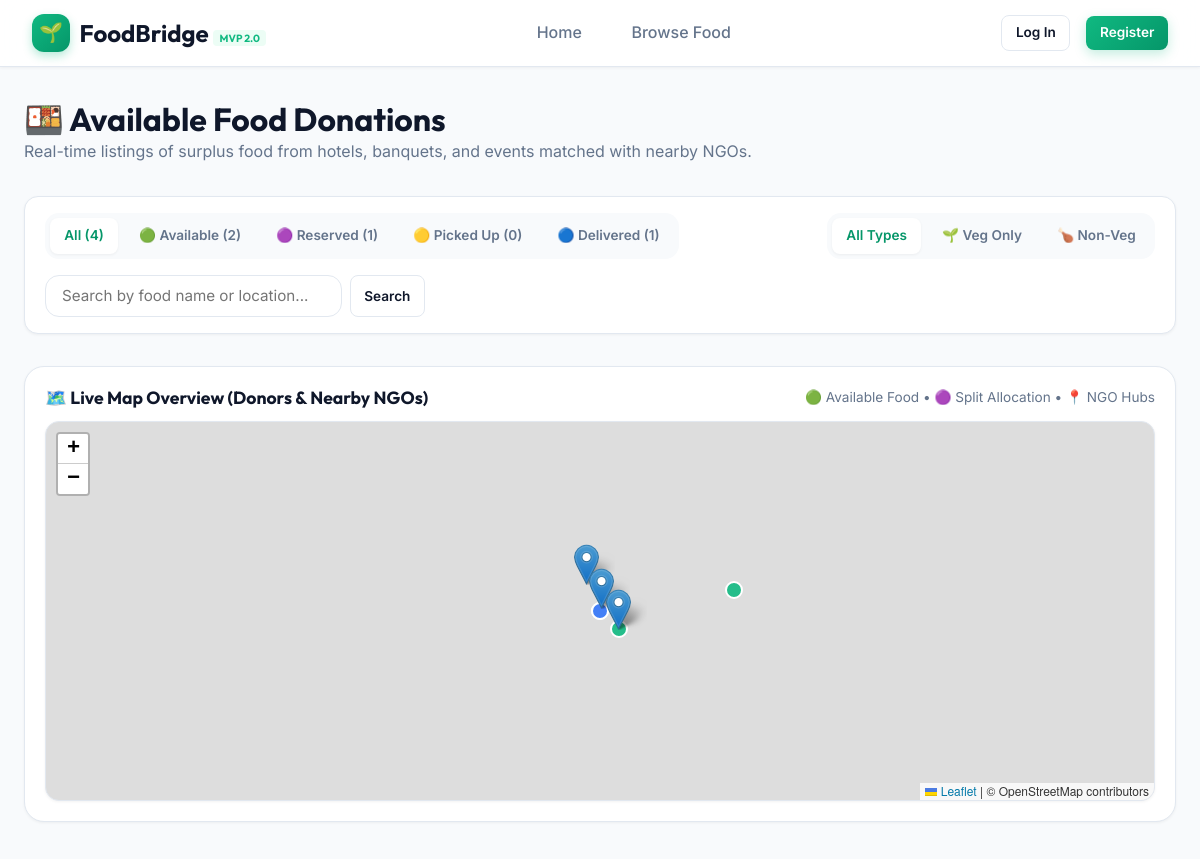
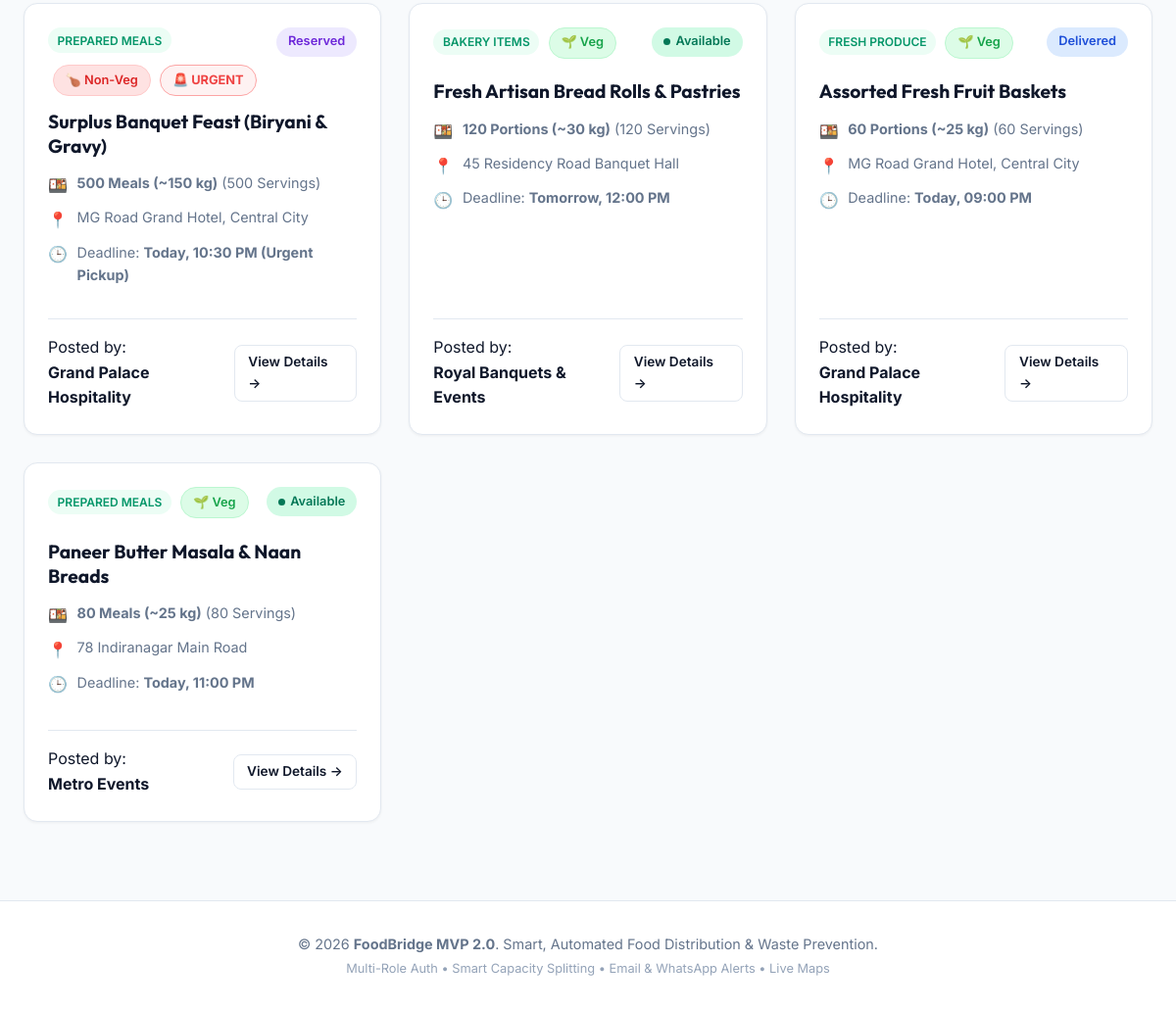
/donations, run on the app's committed database (2 pictures, top to bottom).
### tables this page shows
CREATE TABLE donations (
    id INTEGER PRIMARY KEY AUTOINCREMENT,
    donor_id INTEGER NOT NULL,
    food_name TEXT NOT NULL,
    quantity TEXT NOT NULL,
    food_type TEXT DEFAULT 'Veg' CHECK(food_type IN ('Veg', 'Non-Veg')),
    servings_count INTEGER DEFAULT 50,
    category TEXT DEFAULT 'Prepared Meals',
    location TEXT NOT NULL,
    latitude REAL DEFAULT 12.9716,
    longitude REAL DEFAULT 77.5946,
    pickup_deadline TEXT NOT NULL,
    notes TEXT,
    special_instructions TEXT,
    food_image TEXT,
    status TEXT NOT NULL DEFAULT 'Available' CHECK(status IN ('Available', 'Reserved', 'Picked Up', 'Delivered', 'Completed')),
    ngo_id INTEGER,
    pickup_proof_image TEXT,
    pickup_timestamp TEXT,
    delivery_proof_image TEXT,
    delivery_timestamp TEXT,
    is_urgent INTEGER DEFAULT 0,
    created_at TIMESTAMP DEFAULT CURRENT_TIMESTAMP,
    FOREIGN KEY (donor_id) REFERENCES users (id),
    FOREIGN KEY (ngo_id) REFERENCES users (id)
);

CREATE TABLE users (
    id INTEGER PRIMARY KEY AUTOINCREMENT,
    name TEXT NOT NULL,
    email TEXT UNIQUE NOT NULL,
    password_hash TEXT NOT NULL,
    role TEXT NOT NULL CHECK(role IN ('donor', 'ngo', 'admin')),
    phone TEXT,
    organization TEXT,
    -- NGO Capacity & Location Configuration
    max_meals_per_pickup INTEGER DEFAULT 200,
    daily_capacity INTEGER DEFAULT 500,
    current_capacity_used INTEGER DEFAULT 0,
    capacity_reset_date TEXT DEFAULT '',
    availability TEXT DEFAULT 'Online' CHECK(availability IN ('Online', 'Offline')),
    service_radius_km REAL DEFAULT 10.0,
    latitude REAL DEFAULT 12.9716,
    longitude REAL DEFAULT 77.5946,
    created_at TIMESTAMP DEFAULT CURRENT_TIMESTAMP
);

### app.py (the view)
@app.route('/donations')
def donations():
    status_filter = request.args.get('status', 'all')
    category_filter = request.args.get('category', 'all')
    food_type_filter = request.args.get('type', 'all')
    search_query = request.args.get('q', '').strip()
    db = database.get_db()
    query = '''
        SELECT d.*,
               u_donor.name as donor_name, u_donor.organization as donor_org, u_donor.phone as donor_phone,
               u_ngo.name as ngo_name, u_ngo.organization as ngo_org
        FROM donations d
        JOIN users u_donor ON d.donor_id = u_donor.id
        LEFT JOIN users u_ngo ON d.ngo_id = u_ngo.id
        WHERE 1=1
    '''
    params = []
    if status_filter != 'all':
        query += ' AND d.status = ?'
        params.append(status_filter)
    if category_filter != 'all':
        query += ' AND d.category = ?'
        params.append(category_filter)
    if food_type_filter != 'all':
        query += ' AND d.food_type = ?'
        params.append(food_type_filter)
    if search_query:
        query += ' AND (d.food_name LIKE ? OR d.location LIKE ? OR d.notes LIKE ?)'
        wildcard = f"%{search_query}%"
        params.extend([wildcard, wildcard, wildcard])
    query += ' ORDER BY d.created_at DESC'
    donation_list = db.execute(query, params).fetchall()
    counts = {
        'all': db.execute('SELECT COUNT(*) as c FROM donations').fetchone()['c'],
        'Available': db.execute("SELECT COUNT(*) as c FROM donations WHERE status='Available'").fetchone()['c'],
        'Reserved': db.execute("SELECT COUNT(*) as c FROM donations WHERE status='Reserved'").fetchone()['c'],
        'Picked Up': db.execute("SELECT COUNT(*) as c FROM donations WHERE status='Picked Up'").fetchone()['c'],
        'Delivered': db.execute("SELECT COUNT(*) as c FROM donations WHERE status IN ('Delivered', 'Completed')").fetchone()['c'],
    }
    return render_template('donations.html',
                           donations=donation_list,
                           selected_status=status_filter,
                           selected_category=category_filter,
                           selected_type=food_type_filter,
                           search_query=search_query,
                           counts=counts)

### app.py (called while the page is built, shortened)
@app.context_processor
def inject_user():
    context = {'current_user': None, 'unread_notifications_count': 0}
    return context

### database.py (called while the page is built)
def dict_factory(cursor, row):
    d = {}
    for idx, col in enumerate(cursor.description):
        d[col[0]] = row[idx]
    return d

def get_db():
    db = getattr(g, '_database', None)
    if db is None:
        db = g._database = sqlite3.connect(DATABASE)
        db.row_factory = dict_factory
        db.execute('PRAGMA foreign_keys = ON;')
    return db

def close_connection(exception=None):
    db = getattr(g, '_database', None)
    if db is not None:
        db.close()

### templates/donations.html (shortened to what this page needs)
{% extends "base.html" %}
{% block content %}
<div style="margin-bottom: 2rem; display: flex; justify-content: space-between; align-items: center; flex-wrap: wrap; gap: 1rem;">
    <div>
        <h1 style="font-size: 2rem; color: var(--text-main);">🍱 Available Food Donations</h1>
        <p style="color: var(--text-muted);">Real-time listings of surplus food from hotels, banquets, and events matched with nearby NGOs.</p>
    </div>
</div>
<div class="toolbar">
    <div class="filter-tabs">
        <a href="{{ url_for('donations', status='all', category=selected_category, type=selected_type, q=search_query) }}"
           class="tab-btn {% if selected_status == 'all' %}active{% endif %}">
            All ({{ counts.all }})
        </a>
        <a href="{{ url_for('donations', status='Available', category=selected_category, type=selected_type, q=search_query) }}"
           class="tab-btn {% if selected_status == 'Available' %}active{% endif %}">
            🟢 Available ({{ counts.Available }})
        </a>
        <a href="{{ url_for('donations', status='Reserved', category=selected_category, type=selected_type, q=search_query) }}"
           class="tab-btn {% if selected_status == 'Reserved' %}active{% endif %}">
            🟣 Reserved ({{ counts.Reserved }})
        </a>
        <a href="{{ url_for('donations', status='Picked Up', category=selected_category, type=selected_type, q=search_query) }}"
           class="tab-btn {% if selected_status == 'Picked Up' %}active{% endif %}">
            🟡 Picked Up ({{ counts['Picked Up'] }})
        </a>
        <a href="{{ url_for('donations', status='Delivered', category=selected_category, type=selected_type, q=search_query) }}"
           class="tab-btn {% if selected_status == 'Delivered' %}active{% endif %}">
            🔵 Delivered ({{ counts.Delivered }})
        </a>
    </div>
    <div class="filter-tabs">
        <a href="{{ url_for('donations', status=selected_status, category=selected_category, type='all', q=search_query) }}"
           class="tab-btn {% if selected_type == 'all' %}active{% endif %}">
            All Types
        </a>
        <a href="{{ url_for('donations', status=selected_status, category=selected_category, type='Veg', q=search_query) }}"
           class="tab-btn {% if selected_type == 'Veg' %}active{% endif %}">
            🌱 Veg Only
        </a>
        <a href="{{ url_for('donations', status=selected_status, category=selected_category, type='Non-Veg', q=search_query) }}"
           class="tab-btn {% if selected_type == 'Non-Veg' %}active{% endif %}">
            🍗 Non-Veg
        </a>
    </div>
    <form method="GET" action="{{ url_for('donations') }}" class="search-box">
        <input type="text" name="q" class="form-control" placeholder="Search by food name or location..." value="{{ search_query }}">
        <button type="submit" class="btn btn-secondary btn-sm">Search</button>
    </form>
</div>
<div style="margin-bottom: 2.5rem; background: white; padding: 1.25rem; border-radius: var(--radius-lg); border: 1px solid var(--border-color); box-shadow: var(--shadow-sm);">
    <div style="display: flex; justify-content: space-between; align-items: center; margin-bottom: 0.75rem;">
        <h3 style="font-size: 1.1rem; color: var(--text-main);">🗺️ Live Map Overview (Donors & Nearby NGOs)</h3>
        <span style="font-size: 0.85rem; color: var(--text-muted);">🟢 Available Food • 🟣 Split Allocation • 📍 NGO Hubs</span>
    </div>
    <div id="map"></div>
</div>
{% if donations %}
    <div class="card-grid">
        {% for item in donations %}
            <div class="donation-card">
                <div>
                    <div class="card-header">
                        <div>
                            <span class="card-category">{{ item.category }}</span>
                            <span class="badge {% if item.food_type == 'Veg' %}badge-veg{% else %}badge-nonveg{% endif %}" style="margin-left: 0.3rem;">
                                {% if item.food_type == 'Veg' %}🌱 Veg{% else %}🍗 Non-Veg{% endif %}
                            </span>
                            {% if item.is_urgent %}
                                <span class="badge badge-urgent" style="margin-left: 0.3rem;">🚨 URGENT</span>
                            {% endif %}
                        </div>
                        <span class="badge badge-{{ item.status|lower|replace(' ', '') }}">
                            {% if item.status == 'Available' %}
                                <span class="pulse-dot"></span> Available
                            {% else %}
                                {{ item.status }}
                            {% endif %}
                        </span>
                    </div>
                    <h3 class="card-title">{{ item.food_name }}</h3>
                    <div style="margin: 0.85rem 0;">
                        <div class="card-info-item">
                            <span class="card-info-icon">🍱</span>
                            <span><strong>{{ item.quantity }}</strong> ({{ item.servings_count or 50 }} Servings)</span>
                        </div>
                        <div class="card-info-item">
                            <span class="card-info-icon">📍</span>
                            <span>{{ item.location }}</span>
                        </div>
                        <div class="card-info-item">
                            <span class="card-info-icon">🕒</span>
                            <span>Deadline: <strong>{{ item.pickup_deadline }}</strong></span>
                        </div>
                    </div>
                </div>
                <div class="card-footer">
                    <div class="donor-info">
                        Posted by:<br>
                        <strong>{{ item.donor_org or item.donor_name }}</strong>
                    </div>
                    <a href="{{ url_for('donation_detail', donation_id=item.id) }}" class="btn btn-secondary btn-sm">
                        View Details &rarr;
                    </a>
                </div>
            </div>
        {% endfor %}
    </div>
{% endif %}
{% endblock %}

### data on the page
donations: category "PREPARED MEALS", food_type "🍗 Non-Veg", is_urgent "🚨 URGENT", status "Reserved", food_name "Surplus Banquet Feast (Biryani & Gravy)", quantity "500 Meals (~150 kg)", servings_count "500", location "MG Road Grand Hotel, Central City", pickup_deadline "Today, 10:30 PM (Urgent Pickup)", organization "Grand Palace Hospitality"
donations: category "BAKERY ITEMS", food_type "🌱 Veg", status "Available" (drawn), food_name "Fresh Artisan Bread Rolls & Pastries", quantity "120 Portions (~30 kg)", servings_count "120", location "45 Residency Road Banquet Hall", pickup_deadline "Tomorrow, 12:00 PM", organization "Royal Banquets & Events"
donations: category "FRESH PRODUCE", food_type "🌱 Veg", status "Delivered", food_name "Assorted Fresh Fruit Baskets", quantity "60 Portions (~25 kg)", servings_count "60", location "MG Road Grand Hotel, Central City", pickup_deadline "Today, 09:00 PM", organization "Grand Palace Hospitality"
donations: category "PREPARED MEALS", food_type "🌱 Veg", status "Available" (drawn), food_name "Paneer Butter Masala & Naan Breads", quantity "80 Meals (~25 kg)", servings_count "80", location "78 Indiranagar Main Road", pickup_deadline "Today, 11:00 PM", organization "Metro Events"

### other printed values
{{ counts.all }} "4"
{{ counts.Available }} "2"
{{ counts.Reserved }} "1"
{{ counts['Picked Up'] }} "0"
{{ counts.Delivered }} "1"
